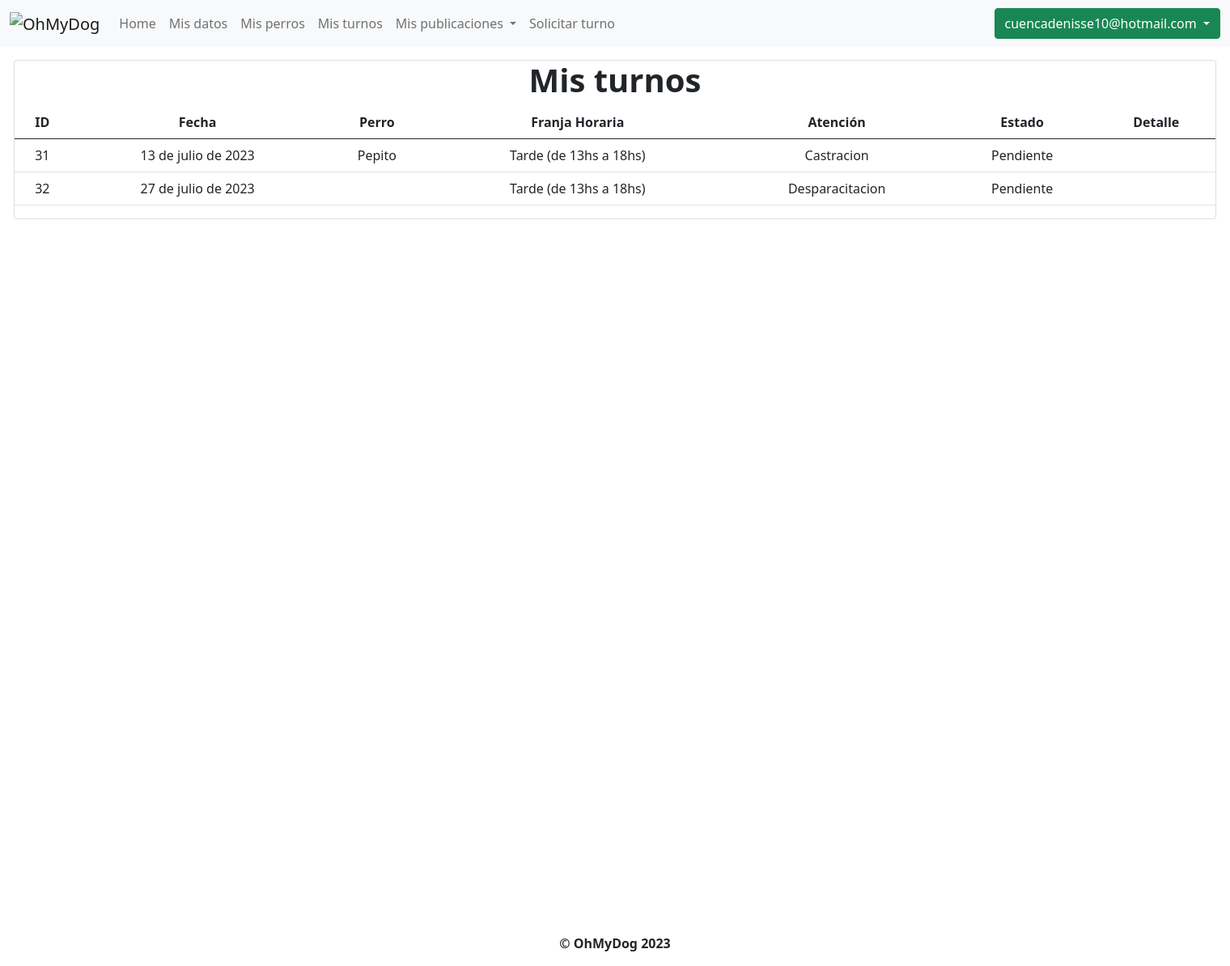
Page /mis_turnos (signed in) on the committed database.
### OhMyDog/models.py (models this page shows, shortened)
class Usuario(AbstractBaseUser, PermissionsMixin):
    mail = models.EmailField(unique=True)
    password = models.CharField(max_length=255)
    cliente = models.OneToOneField(Cliente, null=True, on_delete=models.CASCADE)
    habilitado = models.BooleanField(default=True)
    primer_inicio = models.BooleanField(default=True)
    is_staff = models.BooleanField(default=False)
    USERNAME_FIELD = "mail"
    objects = UsuarioManager()

### OhMyDog/modelos/turnos/turnos.py (models this page shows, shortened)
class Turno(models.Model):
    id = models.BigAutoField(primary_key=True)
    cliente = models.ForeignKey(
        Cliente, null=False, on_delete=models.CASCADE
    )
    perro = models.ForeignKey(
        Perro, null=True, on_delete=models.CASCADE
    )
    fecha_del_turno = models.DateField(null=False)
    fecha_de_solicitud = models.DateTimeField(null=False)
    franja_horaria = models.ForeignKey(
        FranjaHoraria, null=False, on_delete=models.CASCADE
    )
    tipo_atencion = models.ForeignKey(
        TipoDeAtencion, null=False, on_delete=models.CASCADE
    )
    estado = models.ForeignKey(EstadoDelTurno, null=False, on_delete=models.CASCADE)
    observaciones = models.TextField(null=True)

### OhMyDog/modelos/perros/perros.py (models this page shows, shortened)
class Perro(models.Model):
    id = models.BigAutoField(primary_key=True)
    dueño = models.ForeignKey(
        Cliente, null=False, on_delete=models.CASCADE, related_name="perros"
    )
    nombre = models.CharField(max_length=35, blank=False)
    raza = models.CharField(max_length=255, blank=False)
    peso = models.DecimalField(blank=False, max_digits=5, decimal_places=2)
    descripcion = models.CharField(max_length=255)
    fecha_de_nacimiento = models.DateField(blank=False)
    sexos = [("M", "Macho"), ("H", "Hembra")]
    sexo = models.CharField(max_length=1, choices=sexos, blank=False)
    habilitado = models.BooleanField(default=True)
    tiene_castracion = models.BooleanField(default=False)

### OhMyDog/modelos/franjasHorarias/franjasHorarias.py (models this page shows, shortened)
class FranjaHoraria(models.Model):
    class Meta:
        verbose_name_plural = "(LT) Franjas_horarias"
    id = models.BigAutoField(primary_key=True)
    nombre = models.CharField(max_length=30)

### OhMyDog/modelos/tiposDeAtenciones/tiposDeAtenciones.py (models this page shows, shortened)
class TipoDeAtencion(models.Model):
    class Meta:
        verbose_name_plural = "(LT) Tipos_atencion"
    id = models.BigAutoField(primary_key=True)
    nombre = models.CharField(max_length=30)

### OhMyDog/modelos/estadosDelTurno/estadosDelTurno.py (models this page shows, shortened)
class EstadoDelTurno(models.Model):
    class Meta:
        verbose_name_plural = "(LT) Estados_del_turno"
    id = models.BigAutoField(primary_key=True)
    nombre = models.CharField(max_length=30)

### OhMyDog/views/clientes.py (the view)
# urls.py: path("mis_turnos", mis_turnos, name="mis_turnos"),
@login_required
def mis_turnos(request):
    cliente = request.user.cliente
    turnos = filtrar_turnos_por_cliente(cliente)
    return render(request, "mis_turnos.html", {"turnos": turnos})

### OhMyDog/modelos/turnos/__init__.py (called while the page is built)
def filtrar_turnos_por_cliente(cliente):
    return Turno.objects.filter(cliente=cliente)

### OhMyDog/templates/mis_turnos.html (shortened to what this page needs)
{% extends 'layout.html' %} {% block title %}OhMyDog - Mis turnos{% endblock %}
{% block content %}
<div class="container containerPrincipal">
	<div class="card">
		<h1 style="float: none; text-align: center;">
			Mis turnos
		</h1>
			<table class="table table-hover">
			<thead>
				<tr>
					<th scope="col">ID</th>
					<th scope="col">Fecha</th>
					<th scope="col">Perro </th>
					<th scope="col">Franja Horaria</th>
					<th scope="col">Atención</th>
					<th scope="col">Estado</th>
					<th scope="col">Detalle</th>
				</tr>
			</thead>
			<tbody>
				{% if turnos %}
				{% for turno in turnos %}
				<tr>
					<td>{{ turno.id }}</td>
					<td>{{ turno.fecha_del_turno }}</td>
					<td>{{ turno.perro.nombre }}</td>
					<td>{{ turno.franja_horaria.nombre }}</td>
					<td>{{ turno.tipo_atencion.nombre }}</td>
					<td>{{ turno.estado.nombre }}</td>
					<td>
					  </td>
				</tr>
				{% endfor %}
				{% else %}
				<tr>
					<td colspan="7">
						<p>No hay turnos registrados</p>
					</td>
				</tr>
				{% endif %}
			</tbody>
			</table>
	</div>
</div>
{% endblock %}

### OhMyDog/templates/layout.html (shortened to what this page needs)
<!DOCTYPE html>
<html>
	<head>
		<link
			href="https://cdn.jsdelivr.net/npm/bootstrap@5.0.2/dist/css/bootstrap.min.css"
			rel="stylesheet"
		/>
	</head>
	<body>
		<header>
			<nav class="navbar navbar-expand-lg navbar-light bg-light">
				<div class="container-fluid">
					<a class="navbar-brand">
						<img src="http://imgfz.com/i/eq02Nh8.png" alt="OhMyDog" />
					</a>
					<div class="collapse navbar-collapse" id="navbarSupportedContent">
						<ul class="navbar-nav me-auto mb-2 mb-lg-0">
							{% if user.is_authenticated %}
								{% if user.is_staff %}
									<li class="nav-item">
										<a class="nav-link" href="{% url 'home' %}">Home</a>
									</li>
									<li class="nav-item">
										<a class="nav-link" href="{% url 'clientes' %}">Listar clientes</a>
									</li>
									<li class="nav-item">
										<a class="nav-link" href="{% url 'registrar_cliente' %}">Registrar cliente</a>
									</li>
									<li class="nav-item">
										<a class="nav-link" href="{% url 'solicitudes_de_turnos' %}">Solicitudes de turnos</a>
									</li>
									<li class="nav-item dropdown">
										<a
											class="nav-link dropdown-toggle"
											role="button"
											data-bs-toggle="dropdown"
											aria-expanded="false"
										>
											Publicaciones
										</a>
										<ul
											class="dropdown-menu"
											aria-labelledby="navbarDropdown"
										>
											<li>
												<a class="dropdown-item" href="{%url 'agregar_paseador_cuidador_al_mapa' %}"
													>Registrar paseador o cuidador</a
												>
											</li>
											<li>
												<a class="dropdown-item" href="agregar_campania_donacion"
													>Agregar campaña de donación</a
												>
											</li>
										</ul>
								</li>
								{% else %}
									<li class="nav-item">
										<a class="nav-link" href="{% url 'home' %}">Home</a>
									</li>
									<li class="nav-item">
										<a class="nav-link" href="{% url 'mis_datos' %}">Mis datos</a>
									</li>
									<li class="nav-item">
										<a class="nav-link" href="{% url 'mis_perros' %}">Mis perros</a>
									</li>
									<li class="nav-item">
										<a class="nav-link" href="{% url 'mis_turnos' %}">Mis turnos</a>
									</li>
									<li class="nav-item dropdown">
											<a
												class="nav-link dropdown-toggle"
												role="button"
												data-bs-toggle="dropdown"
												aria-expanded="false"
											>
												Mis publicaciones
											</a>
									</li>
									<li class="nav-item">
										<a class="nav-link" href="{% url 'solicitar_turno' %}">Solicitar turno</a>
									</li>
								{% endif %}
							{% else %}
								<li class="nav-item">
									<a class="nav-link" href="{% url 'home' %}">Home</a>
								</li>
							{% endif %}
						</ul>
						{% if user.is_authenticated %}
							<li class="nav-item dropdown" style="border-radius: 6px; list-style-type: none;">
								<a class="btn {% if user.is_staff %} btn-primary {% else %} btn-success {% endif %} dropdown-toggle" href="#" id="navbarDropdown" role="button" data-bs-toggle="dropdown" aria-expanded="false">
									{{ user.mail }}
								</a>
							</li>
						{% else %}
							<li class="nav-item">
								<a class="btn btn-primary" id="iniciar_sesion" href="{% url 'login' %}">Iniciar sesión</a>
							</li>
						{% endif %}
					</div>
				</div>
			</nav>
		</header>
		<div class="content">
			{% block content %}{% endblock %}
		</div>
		<footer class="footer">
			<p style="text-align: center; font-weight: bold ">© OhMyDog 2023</p>
		</footer>
	</body>
</html>

### OhMyDog/templates/layout.html (style rules this page uses)
h1 { font-weight: bold; }
.containerPrincipal { float: none; text-align: center; display: block; width: 1510px; max-width: 1980px; height: 1080px; }

### rows in the picture
Usuario: mail "cuencadenisse10@hotmail.com"
Turno: id "31", fecha_del_turno "13 de julio de 2023", perro.nombre "Pepito", franja_horaria.nombre "Tarde (de 13hs a 18hs)", tipo_atencion.nombre "Castracion", estado.nombre "Pendiente"
Turno: id "32", fecha_del_turno "27 de julio de 2023", franja_horaria.nombre "Tarde (de 13hs a 18hs)", tipo_atencion.nombre "Desparacitacion", estado.nombre "Pendiente"
